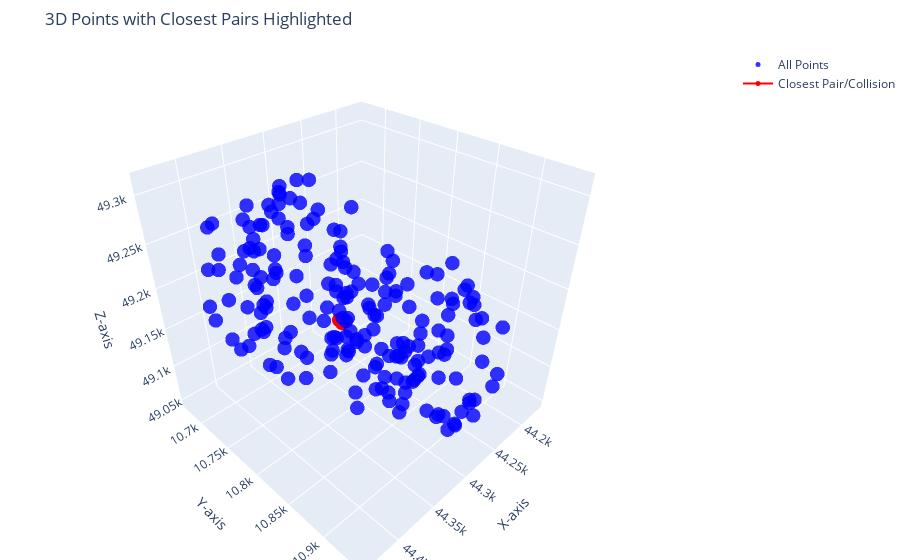

Here is the notebook cell this chart was saved with:
### Code cell
fig.update_layout(title='3D Points with Closest Pairs Highlighted',
                  scene=dict(xaxis_title='X-axis',
                             yaxis_title='Y-axis',
                             zaxis_title='Z-axis'),
                  margin=dict(l=0, r=0, b=0, t=50))

### Figure 1 — Plotly figure (JSON) as saved in the notebook; plotly's stock layout.template omitted (floating-point values rounded to 4 significant figures; data arrays with more than 128 entries replaced by an {"elided": "..."} marker saying what was removed)
{"data": [{"marker": {"color": "blue", "opacity": 0.8, "size": 5}, "mode": "markers", "name": "All Points", "type": "scatter3d", "x": {"elided": "200 int values"}, "y": {"elided": "200 int values"}, "z": {"elided": "200 int values"}}, {"marker": {"color": "red", "size": 5}, "mode": "markers+lines", "name": "Closest Pair/Collision", "type": "scatter3d", "x": [44305, 44301], "y": [10774, 10774], "z": [49147, 49141]}], "layout": {"margin": {"b": 0, "l": 0, "r": 0, "t": 50}, "scene": {"xaxis": {"title": {"text": "X-axis"}}, "yaxis": {"title": {"text": "Y-axis"}}, "zaxis": {"title": {"text": "Z-axis"}}}, "title": {"text": "3D Points with Closest Pairs Highlighted"}}}
